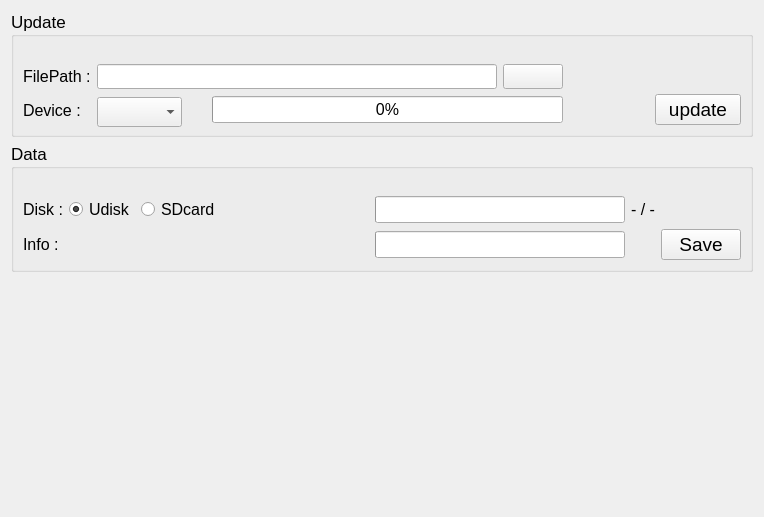
          <widget class="QWidget" name="pageImportExport">
           <layout class="QVBoxLayout" name="verticalLayout_28">
            <item>
             <widget class="QGroupBox" name="updateGroup">
              <property name="font">
               <font>
                <pointsize>13</pointsize>
               </font>
              </property>
              <property name="title">
               <string>Update</string>
              </property>
              <layout class="QGridLayout" name="gridLayout_7" columnstretch="3,1,1">
               <property name="topMargin">
                <number>27</number>
               </property>
               <item row="0" column="0" rowspan="2">
                <layout class="QFormLayout" name="formLayout_16">
                 <property name="labelAlignment">
                  <set>Qt::AlignLeading|Qt::AlignLeft|Qt::AlignVCenter</set>
                 </property>
                 <item row="0" column="0">
                  <widget class="QLabel" name="label_21">
                   <property name="font">
                    <font>
                     <family>Arial</family>
                     <pointsize>12</pointsize>
                    </font>
                   </property>
                   <property name="text">
                    <string>FilePath :</string>
                   </property>
                  </widget>
                 </item>
                 <item row="1" column="0">
                  <widget class="QLabel" name="label_22">
                   <property name="font">
                    <font>
                     <family>Arial</family>
                     <pointsize>12</pointsize>
                    </font>
                   </property>
                   <property name="text">
                    <string>Device :</string>
                   </property>
                  </widget>
                 </item>
                 <item row="0" column="1">
                  <layout class="QHBoxLayout" name="horizontalLayout_26">
                   <item>
                    <widget class="QLineEdit" name="filepath">
                     <property name="sizePolicy">
                      <sizepolicy hsizetype="Minimum" vsizetype="Fixed">
                       <horstretch>0</horstretch>
                       <verstretch>0</verstretch>
                      </sizepolicy>
                     </property>
                     <property name="minimumSize">
                      <size>
                       <width>400</width>
                       <height>25</height>
                      </size>
                     </property>
                     <property name="font">
                      <font>
                       <family>Arial</family>
                       <pointsize>12</pointsize>
                      </font>
                     </property>
                     <property name="inputMethodHints">
                      <set>Qt::ImhFormattedNumbersOnly</set>
                     </property>
                     <property name="alignment">
                      <set>Qt::AlignLeading|Qt::AlignLeft|Qt::AlignVCenter</set>
                     </property>
                     <property name="readOnly">
                      <bool>true</bool>
                     </property>
                    </widget>
                   </item>
                   <item>
                    <widget class="QPushButton" name="openFile">
                     <property name="minimumSize">
                      <size>
                       <width>60</width>
                       <height>25</height>
                      </size>
                     </property>
                     <property name="maximumSize">
                      <size>
                       <width>60</width>
                       <height>25</height>
                      </size>
                     </property>
                     <property name="font">
                      <font>
                       <family>Arial</family>
                       <pointsize>14</pointsize>
                       <weight>50</weight>
                       <bold>false</bold>
                       <underline>false</underline>
                      </font>
                     </property>
                     <property name="text">
                      <string/>
                     </property>
                     <property name="icon">
                      <iconset resource="res.qrc">
                       <normaloff>:/image/magnifying_glass_24px_1230193_easyicon.net.png</normaloff>:/image/magnifying_glass_24px_1230193_easyicon.net.png</iconset>
                     </property>
                     <property name="iconSize">
                      <size>
                       <width>24</width>
                       <height>24</height>
                      </size>
                     </property>
                     <property name="flat">
                      <bool>false</bool>
                     </property>
                    </widget>
                   </item>
                  </layout>
                 </item>
                 <item row="1" column="1">
                  <layout class="QHBoxLayout" name="horizontalLayout_25">
                   <property name="spacing">
                    <number>30</number>
                   </property>
                   <item>
                    <widget class="QComboBox" name="device">
                     <property name="minimumSize">
                      <size>
                       <width>85</width>
                       <height>30</height>
                      </size>
                     </property>
                     <property name="maximumSize">
                      <size>
                       <width>85</width>
                       <height>25</height>
                      </size>
                     </property>
                     <property name="font">
                      <font>
                       <family>Arial</family>
                       <pointsize>12</pointsize>
                      </font>
                     </property>
                     <property name="currentIndex">
                      <number>-1</number>
                     </property>
                     <property name="maxVisibleItems">
                      <number>30</number>
                     </property>
                     <property name="maxCount">
                      <number>30</number>
                     </property>
                    </widget>
                   </item>
                   <item>
                    <widget class="QProgressBar" name="progressBar2">
                     <property name="minimumSize">
                      <size>
                       <width>200</width>
                       <height>0</height>
                      </size>
                     </property>
                     <property name="font">
                      <font>
                       <family>Arial</family>
                       <pointsize>12</pointsize>
                      </font>
                     </property>
                     <property name="value">
                      <number>0</number>
                     </property>
                    </widget>
                   </item>
                  </layout>
                 </item>
                </layout>
               </item>
               <item row="0" column="2">
                <spacer name="horizontalSpacer_27">
                 <property name="orientation">
                  <enum>Qt::Horizontal</enum>
                 </property>
                 <property name="sizeHint" stdset="0">
                  <size>
                   <width>0</width>
                   <height>0</height>
                  </size>
                 </property>
                </spacer>
               </item>
               <item row="1" column="1">
                <spacer name="horizontalSpacer_28">
                 <property name="orientation">
                  <enum>Qt::Horizontal</enum>
                 </property>
                 <property name="sizeHint" stdset="0">
                  <size>
                   <width>0</width>
                   <height>0</height>
                  </size>
                 </property>
                </spacer>
               </item>
               <item row="1" column="2">
                <widget class="QPushButton" name="update">
                 <property name="font">
                  <font>
                   <pointsize>14</pointsize>
                  </font>
                 </property>
                 <property name="text">
                  <string>update</string>
                 </property>
                 <property name="icon">
                  <iconset resource="res.qrc">
                   <normaloff>:/image/system_software_update_4_32px_541180_easyicon.net.png</normaloff>:/image/system_software_update_4_32px_541180_easyicon.net.png</iconset>
                 </property>
                 <property name="iconSize">
                  <size>
                   <width>24</width>
                   <height>24</height>
                  </size>
                 </property>
                </widget>
               </item>
              </layout>
             </widget>
            </item>
            <item>
             <widget class="QGroupBox" name="dataGroup">
              <property name="font">
               <font>
                <pointsize>13</pointsize>
               </font>
              </property>
              <property name="title">
               <string>Data</string>
              </property>
              <layout class="QGridLayout" name="gridLayout_19">
               <property name="topMargin">
                <number>27</number>
               </property>
               <item row="0" column="0">
                <widget class="QLabel" name="label_17">
                 <property name="font">
                  <font>
                   <pointsize>12</pointsize>
                  </font>
                 </property>
                 <property name="text">
                  <string>Disk :</string>
                 </property>
                </widget>
               </item>
               <item row="0" column="2">
                <widget class="QProgressBar" name="progressBar1">
                 <property name="minimumSize">
                  <size>
                   <width>250</width>
                   <height>0</height>
                  </size>
                 </property>
                 <property name="font">
                  <font>
                   <pointsize>12</pointsize>
                  </font>
                 </property>
                </widget>
               </item>
               <item row="1" column="5">
                <widget class="QPushButton" name="save">
                 <property name="font">
                  <font>
                   <pointsize>14</pointsize>
                  </font>
                 </property>
                 <property name="text">
                  <string>Save</string>
                 </property>
                 <property name="icon">
                  <iconset resource="res.qrc">
                   <normaloff>:/image/save_22.651340996169px_1230179_easyicon.net.png</normaloff>:/image/save_22.651340996169px_1230179_easyicon.net.png</iconset>
                 </property>
                 <property name="iconSize">
                  <size>
                   <width>24</width>
                   <height>24</height>
                  </size>
                 </property>
                </widget>
               </item>
               <item row="0" column="5">
                <spacer name="horizontalSpacer_9">
                 <property name="orientation">
                  <enum>Qt::Horizontal</enum>
                 </property>
                 <property name="sizeHint" stdset="0">
                  <size>
                   <width>0</width>
                   <height>0</height>
                  </size>
                 </property>
                </spacer>
               </item>
               <item row="1" column="4">
                <spacer name="horizontalSpacer_8">
                 <property name="orientation">
                  <enum>Qt::Horizontal</enum>
                 </property>
                 <property name="sizeHint" stdset="0">
                  <size>
                   <width>0</width>
                   <height>0</height>
                  </size>
                 </property>
                </spacer>
               </item>
               <item row="1" column="2">
                <widget class="QProgressBar" name="progressBarData">
                 <property name="minimumSize">
                  <size>
                   <width>250</width>
                   <height>0</height>
                  </size>
                 </property>
                 <property name="font">
                  <font>
                   <pointsize>12</pointsize>
                  </font>
                 </property>
                </widget>
               </item>
               <item row="1" column="3">
                <widget class="QLabel" name="labelTotalProgress">
                 <property name="font">
                  <font>
                   <pointsize>12</pointsize>
                  </font>
                 </property>
                </widget>
               </item>
               <item row="0" column="3">
                <widget class="QLabel" name="labelUsage">
                 <property name="font">
                  <font>
                   <pointsize>12</pointsize>
                  </font>
                 </property>
                 <property name="text">
                  <string>- / -</string>
                 </property>
                </widget>
               </item>
               <item row="1" column="0">
                <widget class="QLabel" name="label_20">
                 <property name="font">
                  <font>
                   <pointsize>12</pointsize>
                  </font>
                 </property>
                 <property name="text">
                  <string>Info :</string>
                 </property>
                </widget>
               </item>
               <item row="0" column="1">
                <layout class="QHBoxLayout" name="horizontalLayout_12">
                 <item>
                  <widget class="QRadioButton" name="usb">
                   <property name="font">
                    <font>
                     <family>Arial</family>
                     <pointsize>12</pointsize>
                    </font>
                   </property>
                   <property name="text">
                    <string>Udisk</string>
                   </property>
                   <property name="icon">
                    <iconset resource="res.qrc">
                     <normaloff>:/image/USB_stick_32px_1188525_easyicon.net.png</normaloff>:/image/USB_stick_32px_1188525_easyicon.net.png</iconset>
                   </property>
                   <property name="checked">
                    <bool>true</bool>
                   </property>
                  </widget>
                 </item>
                 <item>
                  <widget class="QRadioButton" name="sd">
                   <property name="font">
                    <font>
                     <family>Arial</family>
                     <pointsize>12</pointsize>
                    </font>
                   </property>
                   <property name="text">
                    <string>SDcard</string>
                   </property>
                   <property name="icon">
                    <iconset resource="res.qrc">
                     <normaloff>:/image/sd_24px_1135259_easyicon.net.png</normaloff>:/image/sd_24px_1135259_easyicon.net.png</iconset>
                   </property>
                   <property name="checked">
                    <bool>false</bool>
                   </property>
                  </widget>
                 </item>
                 <item>
                  <spacer name="horizontalSpacer_16">
                   <property name="orientation">
                    <enum>Qt::Horizontal</enum>
                   </property>
                   <property name="sizeHint" stdset="0">
                    <size>
                     <width>40</width>
                     <height>20</height>
                    </size>
                   </property>
                  </spacer>
                 </item>
                </layout>
               </item>
               <item row="1" column="1">
                <widget class="QLabel" name="diskInfo">
                 <property name="minimumSize">
                  <size>
                   <width>300</width>
                   <height>25</height>
                  </size>
                 </property>
                 <property name="font">
                  <font>
                   <family>Arial</family>
                   <pointsize>12</pointsize>
                  </font>
                 </property>
                </widget>
               </item>
              </layout>
             </widget>
            </item>
            <item>
             <spacer name="verticalSpacer_13">
              <property name="orientation">
               <enum>Qt::Vertical</enum>
              </property>
              <property name="sizeHint" stdset="0">
               <size>
                <width>20</width>
                <height>234</height>
               </size>
              </property>
             </spacer>
            </item>
           </layout>
          </widget>
